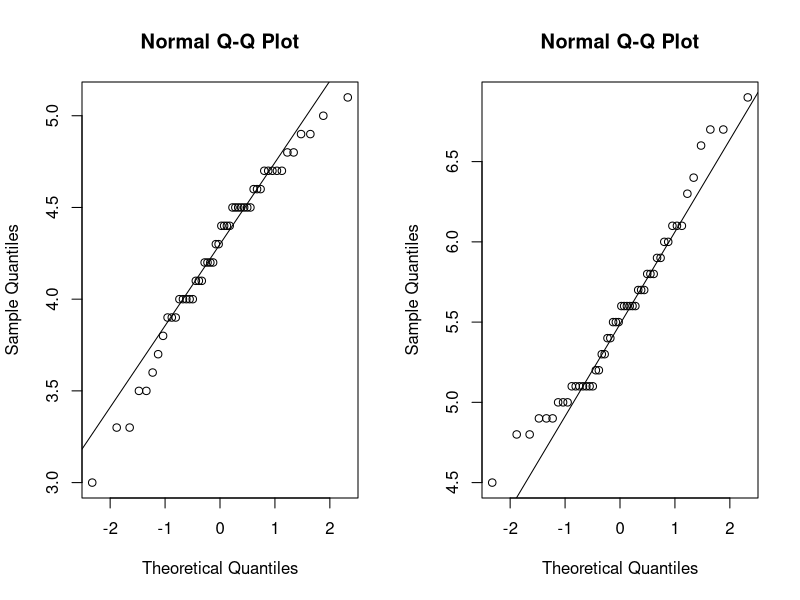
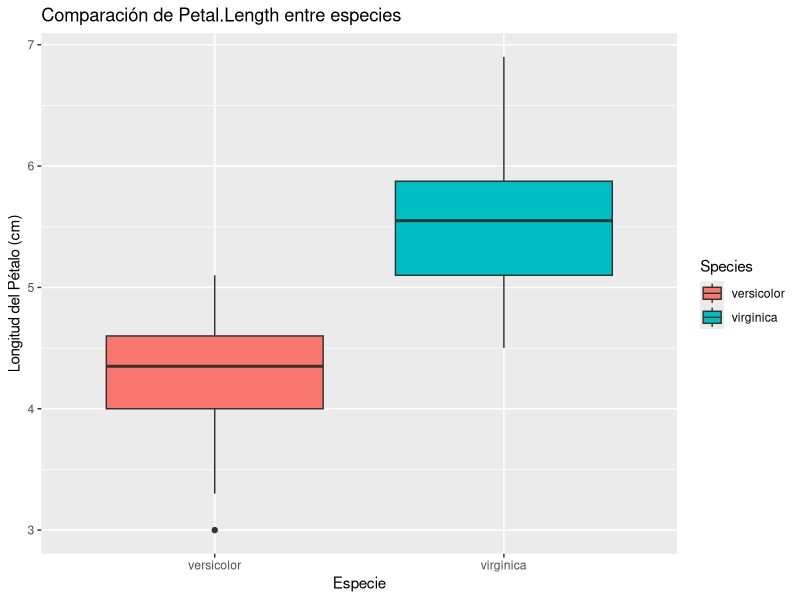

Source code (R) for these figures, in order:
################################################################################
# LAB. 5 - BASE DE DATOS IRIS - TAREA HW_02
# FLOR ANGELI CRUZ ROSALES 
# DR. MARCO A. GONZALEZ TAGLE
# 04/09/25
################################################################################

# La base de datos iris es uno de los conjuntos de datos más utilizados en 
# estadística y aprendizaje automático

# El conjunto contiene 150 observaciones correspondientes a tres especies de iris 
# (setosa, versicolor y irginica), con 50 muestras por especie. 

# Para cada flor se registran cuatro variables cuantitativas:
# Sepal.Length: longitud del sépalo (cm)
# Sepal.Width: ancho del sépalo (cm)
# Petal.Length: longitud del pétalo (cm)
# Petal.Width: ancho del pétalo (cm)


# Explorar la base de datos iris usando funciones como head(), summary()
data("iris")
head(iris)
str(iris)
summary(iris)

# Identificar las variables Petal.Length y determina las estadísticas 
# descriptivas para las dos especies

data_sub <- subset(iris, Species %in% c("versicolor", "virginica"))
head(data_sub)
table(data_sub$Species)

# Función tapply para obtener promedio 
tapply(data_sub$Petal.Length, data_sub$Species, mean)
# Setosa versicolor  virginica 
#  NA      4.260      5.552
# Los pétalos de virginica son más largos  1.3cm más

# Función tapply para obtener desviación estándar 
tapply(data_sub$Petal.Length, data_sub$Species, sd)
# Setosa versicolor  virginica 
#    NA 0.4699110  0.5518947 


# Función tapply para obtener varianza
tapply(data_sub$Petal.Length, data_sub$Species, var)
# Setosa versicolor  virginica 
#   NA  0.2208163  0.3045878 
# Mayor variabilidad en la especie virginica 

summary(data_sub$Petal.Length)
tapply(data_sub$Petal.Length, data_sub$Species, summary)

# Defina una pregunta de investigación sobre la variable Petal.Length
# Pregunta: ¿Hay una diferencia en la longitud de los pétalos entre las especies versicolor y virginica?

# Si hay una diferencia en la longitud de los pétalos, para obtener información 
# más confiable si realizamos una prueba de t student 


# Separar los datos por especie usando subset

df_versicolor <- subset(iris, Species == "versicolor")
df_virginica<- subset(iris, Species == "virginica")


# qqnorm  es un gráfico que nos ayudará a revisar la normalidad de los datos

# Función para que la ventana de gráficas permita que nos 
# aparezca dos gráficos par(mfrow) 
# Una fila con dos columnas (1,2)

par(mfrow=c(1,2))
qqnorm(df_versicolor$Petal.Length); qqline(df_versicolor$Petal.Length)
qqnorm(df_virginica$Petal.Length); qqline(df_virginica$Petal.Length)
# El gráfico muestra que una normalidad en nuestros datos ya que
# en la mayoría los puntos estan muy cercanos a la línea recta 

# Pero podemos verificarlo de manera más precisa realizando una prueba de Shapiro-Wilkins 

shapiro.test(df_versicolor$Petal.Length)
# data:  df_versicolor$Petal.Length
# W = 0.966, p-value = 0.1585

shapiro.test(df_virginica$Petal.Length)
# data:  df_virginica$Petal.Length
# W = 0.96219, p-value = 0.1098

# *Los resultados son mayores a p-value 0.05,por lo que se acepta la normalidad*
# Cumple con uno de los tres criterios para realizar la prueba de t student 



# Revisar homogeneidad de varianzas (segundo criterio)
var.test(Petal.Length ~ Species, data= subset(iris, Species %in% c("versicolor", "virginica")))
# El resultado es un p-value= 0.2637 lo que nos indica un valor mayor 
# a p-value=0.05, por lo que no se rechaza mi hipótesis nula 
# Hay homogeneidad de varianzas pues se toman como iguales 

# Se cumplen con los 3 criterios necesarios para realizar una prueba de t-student 

iris_sub <- subset(iris,Species %in% c("versicolor", "virginica"))
t.test(Petal.Length ~ Species, data= iris_sub,
       var.equal = TRUE)
# Resultados= t = -12.604, valor negativo que nos indica que hay una diferencia grande 
# entre las medias
# p-value < 2.2e-16 , valor pequeño y menor a p-value= 0.05 por lo que
# se rechaza la hipótesis nula (H0)


# Intervalo de confianza 
# -1.495426 -1.088574

# Diferencia de las medias: 4.260 - 5.552 
#[1]-1.292 

# La diferencia esta fuera del intervalo de confianza, lo que 
# nos confirma que es una hipótesis alternativa 
# Si no entra en el intervalo de confianza es H1 (alternativa)
# Si esta dentro del intervalo es H0 (nula)


# Se puede afirmar que los pétalos de la especie virginica son más largos 
# que los de la especie versicolor 
# Se acepta la hipótesis alternativa que nos indica que si existe diferencia en la 
# longitud de los pétalos entre las especies versicolor y virginica

# Se determina con el Tamaño de efecto (Cohen´s)

cohens_efecto <- function(x,y) {
  n1 <- length(x); n2 <- length(y)
  s1 <- sd(x); s2 <- sd(y)
  sp <- sqrt(((n1-1)* s1^2 + (n2-1)* s2^2)/(n1+n2 - 2))
  (mean(x)- mean(y))/sp
}

d_cal <- cohens_efecto(df_virginica$Petal.Length, df_versicolor$Petal.Length)
cohens_efecto(df_virginica$Petal.Length, df_versicolor$Petal.Length)

# 2.520756 es mayor al rango de 1.3, por lo que se puede deducir que la 
# diferencia en la longitud del pétalo es estadisticamente significativa 
# y relevante 


#Visualización: boxplot que muestra las diferencias entre especies 

library(ggplot2)
ggplot(iris_sub, aes(x = Species, y = Petal.Length, fill = Species)) +
  geom_boxplot() +
  labs(title = "Comparación de Petal.Length entre especies",
       x = "Especie",
       y = "Longitud del Pétalo (cm)")
